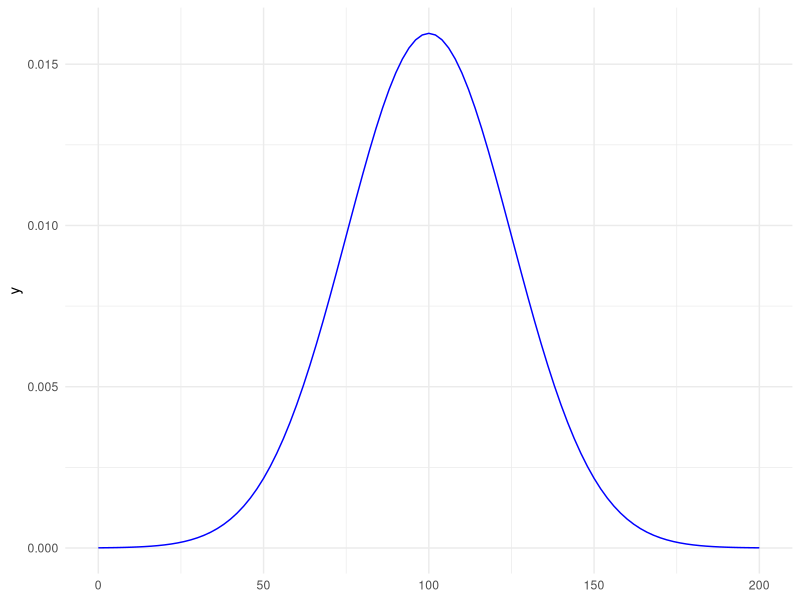
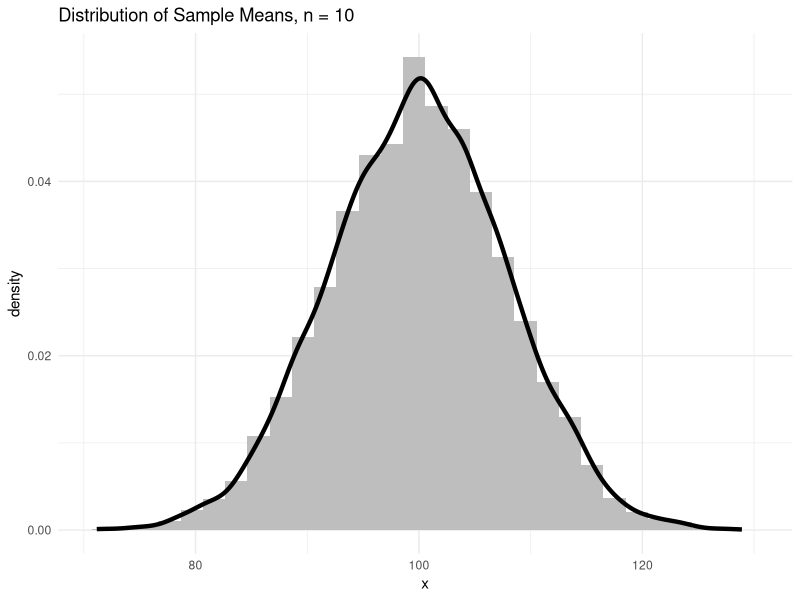
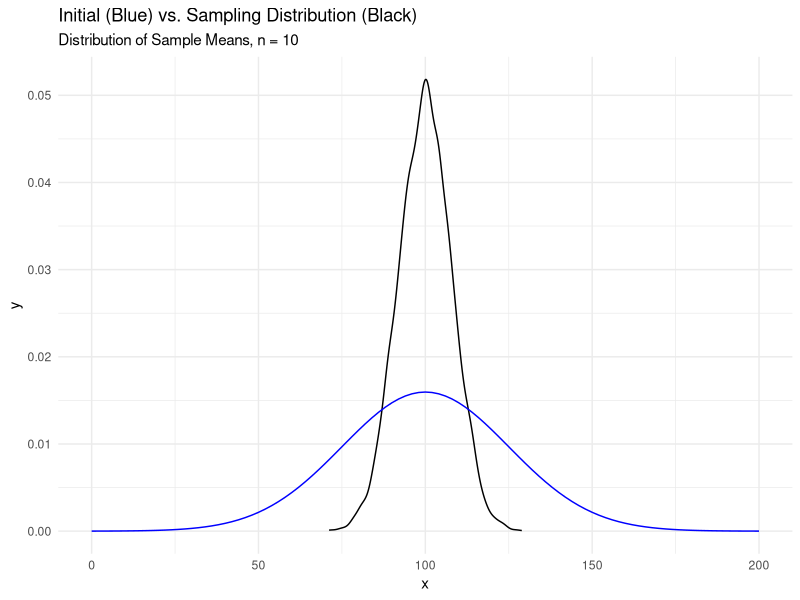
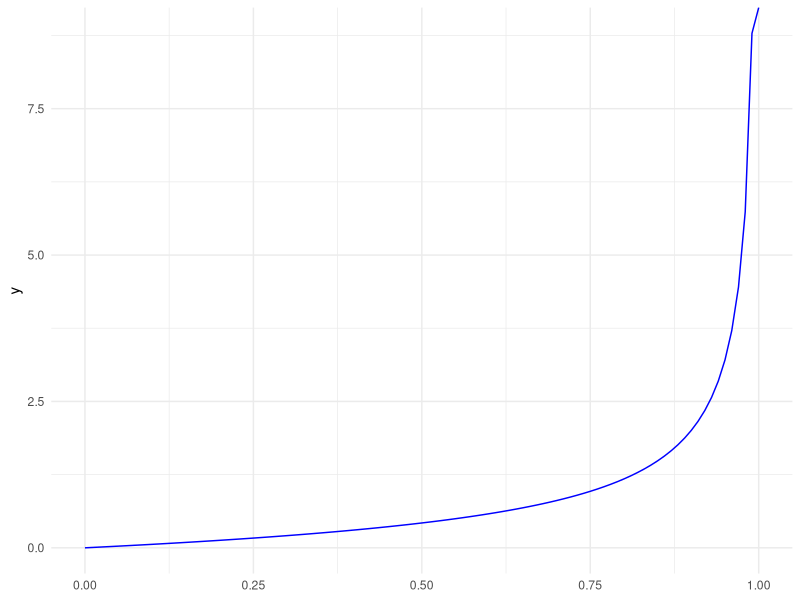
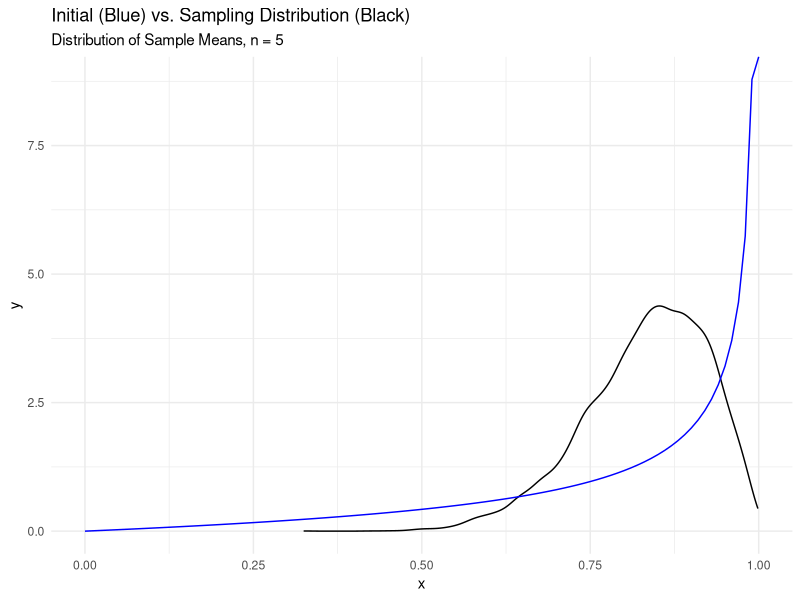
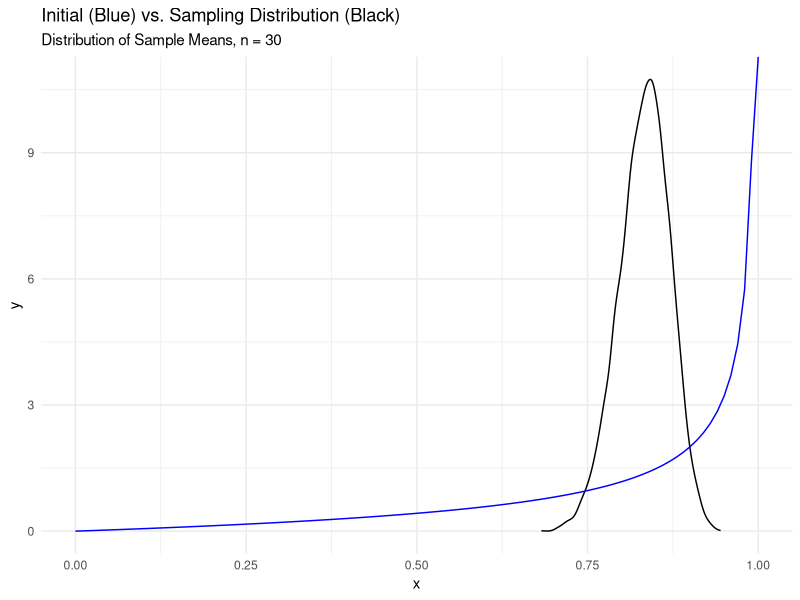
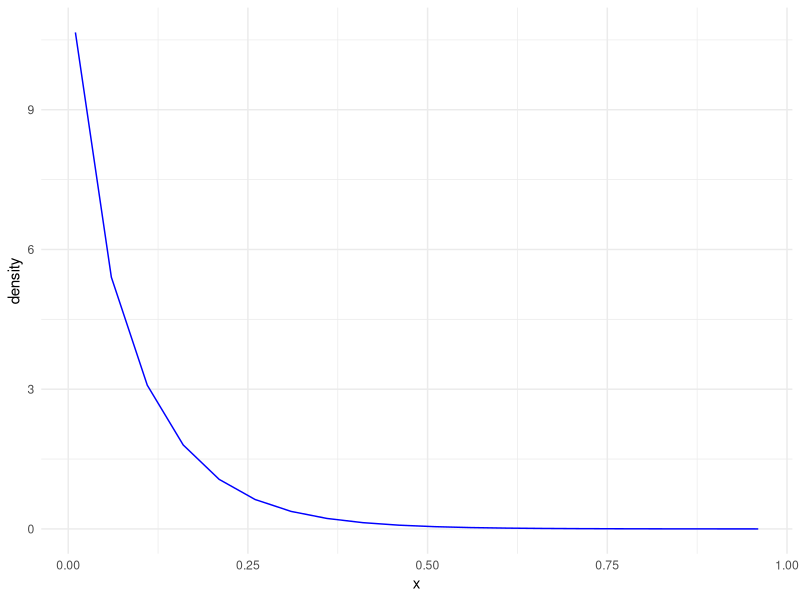
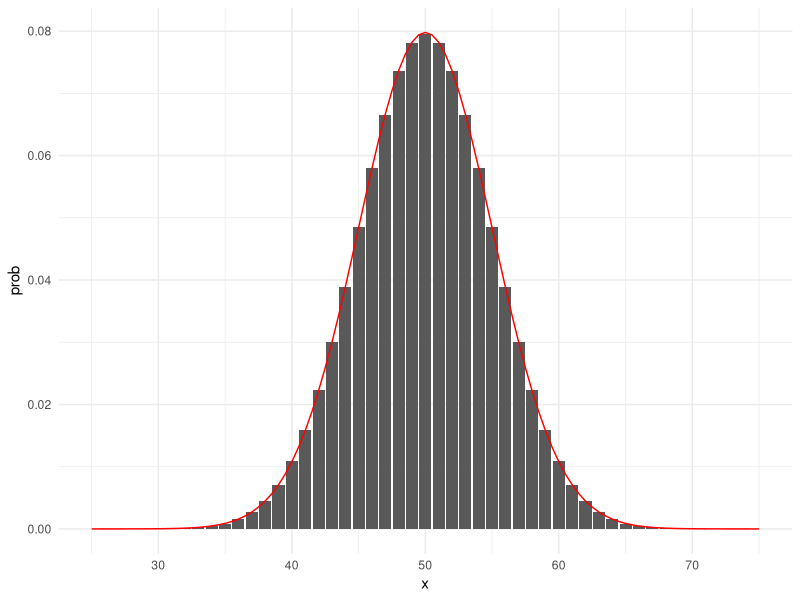

These figures' R source, in order:
## ---- chunk 1
knitr::opts_chunk$set(echo = TRUE, error = TRUE)
## ---- chunk 2
library(tidyverse)

# Optional: set "minimal" theme for all ggplots
theme_set(theme_minimal())
## ---- chunk 3
# What is the height of the N(0, 1) bell curve at x = 0.5?
dnorm(0.5, mean = 0, sd = 1)
## ---- chunk 4
# What is the area to the left of 2?
pnorm(2, 0, 1)

# What is the area to the right of 2?
1 - pnorm(2, 0, 1)

pnorm(2, 0, 1, lower.tail = F)
## ---- chunk 5
# What is the 75th percentile of the N(0, 1) curve?
qnorm(0.75, 0, 1)


# pnorm() and qnorm() are inverses
pnorm(1, 0, 1)
qnorm(0.8413447, 0, 1)
## ---- chunk 6
# Is the peak of X or the peak of Y taller?


# What is P(X >= 3)?


# What is P(5 <= Y <= 11)?


# What is P(|X| >= 3)?


# What is the 90th percentile of Y?


## ---- chunk 7
# You can solve this in R or by hand


## ---- chunk 8
mu <- 100
sigma <- 25

ggplot() +
  geom_function(
  fun = dnorm,
  args = list(mean = mu, sd = sigma),
  xlim = c(0, 200),
  color = "blue")
## ---- chunk 9
random_data <- rnorm(10, mu, sigma)

mean(random_data)
## ---- chunk 10
random_means <- tibble(x = replicate(n = 10000, 
                                    mean(rnorm(10, mu, sigma))
                                    ))
head(random_means)

mean(random_means$x)
sd(random_means$x)
## ---- chunk 11
ggplot(random_means) +
  geom_histogram(aes(x = x, after_stat(density)), fill = "gray") +
  geom_density(aes(x = x), lwd = 1.5) +
  labs(title = "Distribution of Sample Means, n = 10")

# Compare to original population
ggplot(random_means) +
  geom_density(aes(x)) +
  labs(
    title = "Initial (Blue) vs. Sampling Distribution (Black)",
    subtitle = "Distribution of Sample Means, n = 10")  +
  geom_function(
  fun = dnorm,
  args = list(mean = mu, sd = sigma),
  xlim = c(0, 200),
  color = "blue")

## ---- chunk 12
# New population
ggplot() +
  geom_function(
  fun = dbeta,
  args = list(shape1 = 2, shape2 = 0.4),
  xlim = c(0, 1),
  color = "blue")

# Samples of size 5
means_small_n <- tibble(x = replicate(n = 10000, 
                                    mean(rbeta(5, 2, 0.4))
                                     ))

# When n = 5, sampling distribution is still skewed (but less)
ggplot(means_small_n) +
  geom_density(aes(x)) +
  labs(
    title = "Initial (Blue) vs. Sampling Distribution (Black)",
    subtitle = "Distribution of Sample Means, n = 5") +
  geom_function(
  fun = dbeta,
  args = list(shape1 = 2, shape2 = 0.4),
  xlim = c(0, 1),
  color = "blue")
## ---- chunk 13
# Samples of size 30
means_large_n <- tibble(x = replicate(n = 10000, 
                                    mean(rbeta(30, 2, 0.4))
                                     ))

# When n = 30, sampling distribution looks like a bell curve.
ggplot(means_large_n) +
  geom_density(aes(x)) +
  labs(
    title = "Initial (Blue) vs. Sampling Distribution (Black)",
    subtitle = "Distribution of Sample Means, n = 30") +
  geom_function(
  fun = dbeta,
  args = list(shape1 = 2, shape2 = 0.4),
  xlim = c(0, 1),
  color = "blue")
## ---- chunk 14
# We have a very skewed population:
exercise_plot <- tibble(x = seq(0.01, 1, by = 0.05),
                        density = dgamma(x, 0.9, scale = 0.1)) %>% 
  ggplot(aes(x, density)) +
  geom_line(col = "blue")

exercise_plot
## ---- chunk 15
# exercise_plot +
#   geom_norm_density(???, ???)
## ---- chunk 16
## Assumptions satisfied
n <- 100
p <- 0.5

mu <- n*p
sigma <- sqrt(n*p*(1-p))

binom1 <- tibble(x = 0:100, prob = dbinom(0:100, 100, 0.5))

ggplot(binom1, aes(x = x, y = prob)) +
  geom_col()  +
  geom_function(
  fun = dnorm,
  args = list(mean = mu, sd = sigma),
  color = "red") +
  scale_x_continuous(limits = c(25, 75))
## ---- chunk 17
n <- 100
p <- 0.01
mu <- n*p
sigma <- sqrt(n*p*(1-p))

binom2 <- tibble(x = 0:100, prob = dbinom(0:100, 100, 0.01))

ggplot(binom2, aes(x = x, y = prob)) +
  geom_col()  +
  geom_function(
  fun = dnorm,
  args = list(mean = mu, sd = sigma),
  color = "red") +
  scale_x_continuous(limits = c(0, 25))
